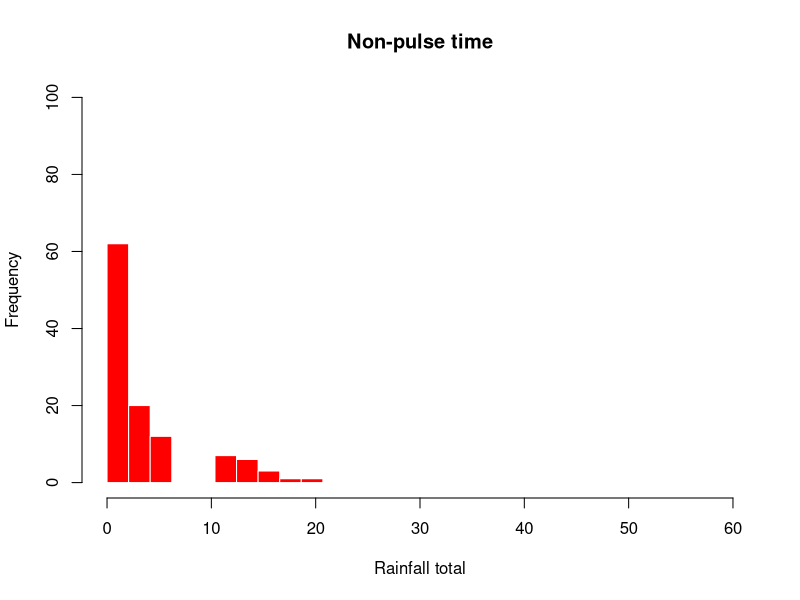
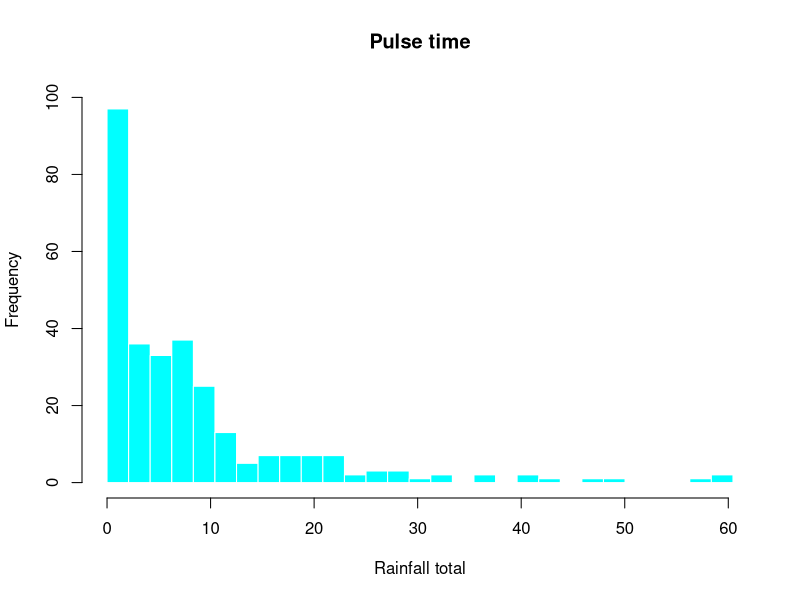

R code for these plots, in order:
# 16-05-2024
# Anastasia Makhnykina

 library(dplyr)
library(tidyr)
library(tidyverse)
library(lubridate)
library(ggplot2)
library(units)
library(reshape2)

### In this file we will create two data frames for Pulse and Non-pulse time ###

# Open file with all eddy-covariance data (file was created in "Read_eddy.R")
 
USWkg12_20_summary <- read.csv("data/USWkg12_20_summary.csv", 
                               header=TRUE, na.strings="NaN", skip=0)

USWkg12_20_summary$date <- as.Date(USWkg12_20_summary$date)

# sort data by date
years_sum1 <- USWkg12_20_summary %>% arrange(date)

# Initialize the pulseduration_S variable as a vector of 0's
years_sum1$pulseduration_S <- rep(0, nrow(years_sum1))

# Find the indices of rows where there is a rain event with sum_R between 5 and 10
rain_indices_S <- which(years_sum1$sum_R > 5 & years_sum1$sum_R <= 10)

# Loop through each rain event
for (i in rain_indices_S) {
  # Set pulseduration_S to 8 for 8 days after the event
  years_sum1$pulseduration_S[i:(min(i+7, nrow(years_sum1)))] <- 8
}

# Create a new variable called pulseduration_M, initialized with zeros
years_sum1$pulseduration_M <- rep(0, nrow(years_sum1))

# Loop through each element of sum_R
for (i in 1:nrow(years_sum1)) {
  
  # Check if the sum_R value is between 10 and 20
  if (years_sum1$sum_R[i] > 10 & years_sum1$sum_R[i] <= 20) {
    
    # If yes, set the pulseduration_M variable to 14 for the next 14 days
    for (j in 1:14) {
      if (i + j <= nrow(years_sum1)) { # check if within range
        years_sum1$pulseduration_M[i + j] <- 14
      }
    }
    
  }
  
}

# Create a new variable called pulseduration_L, initialized with zeros
years_sum1$pulseduration_L <- rep(0, nrow(years_sum1))

# Loop through each element of sum_R
for (i in 21:nrow(years_sum1)) {
  
  # Check if the sum_R value was less than or equal to 20 in the previous day, and greater than 20 in the current day
  if (years_sum1$sum_R[i-1] <= 20 & years_sum1$sum_R[i] > 20) {
    
    # If yes, set the pulseduration_L variable to 20 for the next 20 days
    for (j in 0:19) {
      if (i + j <= nrow(years_sum1)) { # check if within range
        years_sum1$pulseduration_L[i + j] <- 20
      }
    }
    
  }
  
}

# create a new variable called max_pulse_duration that is the maximum of pulseduration_S, pulseduration_M, and pulseduration_L
years_sum1$max_pulse_duration <- pmax(years_sum1$pulseduration_S, years_sum1$pulseduration_M, years_sum1$pulseduration_L)

# sort data by date
years_sum1 <- years_sum1 %>% arrange(date)

# Identify days with rain events
years_sum1$rain_event <- ifelse(years_sum1$sum_R > 5, 1, 0)

# Create a new column in the dataframe to store days since last rain event
years_sum1$days_since_rain_event <- 0

# Loop through each row of the data
for (i in 2:nrow(years_sum1)) {
  # If sum_R is greater than 5, set days_since_rain_event to 0
  if (years_sum1$sum_R[i] > 5) {
    years_sum1$days_since_rain_event[i] <- 0
  } else {
    # If sum_R is less than or equal to 5, increment the days_since_rain_event by 1
    years_sum1$days_since_rain_event[i] <- years_sum1$days_since_rain_event[i-1] + 1
  }
}


# Create years_sum_Pulse0 df
years_sum_Pulse0 <- years_sum1 %>%
  filter(days_since_rain_event >= max_pulse_duration)


# Create years_sum_Pulse1 df
years_sum_Pulse1 <- years_sum1 %>%
  filter(days_since_rain_event < max_pulse_duration)

# Total rain for Pulse and non-pulse time
hist(subset(years_sum_Pulse0$sum_R, years_sum_Pulse0$sum_R != 0), 
     breaks = seq(0, 60, length.out = 30),
     main = "Non-pulse time", 
     xlab = "Rainfall total", 
     ylab = "Frequency",
     col = "red", 
     border = "white",
     lty = "solid",
     ylim = c(0, 100))

hist(subset(years_sum_Pulse1$sum_R, years_sum_Pulse1$sum_R != 0), 
     breaks = seq(min(years_sum_Pulse1$sum_R), max(years_sum_Pulse1$sum_R), length.out = 30),
     main = "Pulse time", 
     xlab = "Rainfall total", 
     ylab = "Frequency",
     col = "cyan", 
     border = "white",
     lty = "solid",
     ylim = c(0, 100))

# WRITE OUT NEW FILES
write_csv(years_sum_Pulse0, "data/years_sum_Pulse0_DM.csv")
write_csv(years_sum_Pulse1, "data/years_sum_Pulse1_DM.csv")
write_csv(years_sum1, "data/years_sum1_DM.csv")
